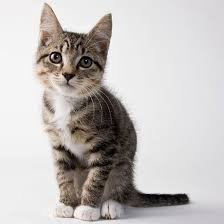
#> input picture cat.jpg, 224 x 224 px
$ python Chapter2.py
#> lines starting #> are read from the running program, lines starting #| are printed output that depends on the picture; after the words box and inside, x2 and y2 are one past the last pixel; in counts of white or black regions, pixels touching at a corner belong together
import cv2
import numpy as np

img = cv2.imread('cat.jpg')
#> img is the input picture: shape (224, 224, 3); mean B, G, R 188.3, 190.4, 194.5

kernel = np.ones((5,5), np.uint8)


imgGray = cv2.cvtColor(img, cv2.COLOR_BGR2GRAY)
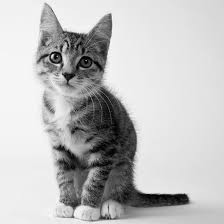
#> imgGray: shape (224, 224); min 0, max 254, mean 191.3

imgBlur = cv2.GaussianBlur(imgGray,(7,7), 0)
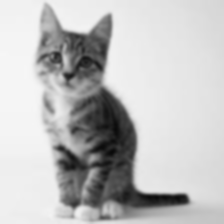
#> imgBlur: shape (224, 224); min 9, max 246, mean 191.3

#Find the edge of image
imgCanny = cv2.Canny(img, 150,200)
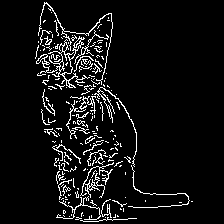
#> imgCanny: shape (224, 224); 6.8% white in thin lines or dots, all inside (x1, y1, x2, y2) = (35, 2, 193, 222)

#Thickness of image of edge
imgDilation = cv2.dilate(imgCanny , kernel, iterations=2) #iteration: how much
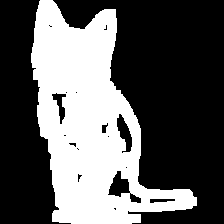
#> imgDilation: shape (224, 224); 36.5% white; 1 white region, box (x1, y1, x2, y2) and area: (31, 0, 197, 224) 18314

#make it thinner
imgEroded = cv2.erode(imgDilation, kernel, iterations=1)
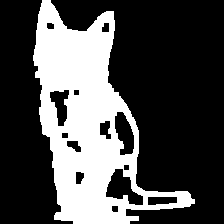
#> imgEroded: shape (224, 224); 30.5% white; 1 white region, box (x1, y1, x2, y2) and area: (33, 0, 195, 224) 15325


# cv2.imshow('Gray Image', imgGray)
#
# cv2.imshow('Blur Image', imgBlur)

cv2.imshow('Canny Image', imgCanny)
cv2.imshow('Dilation Image', imgDilation)
cv2.imshow('Eroded Image', imgEroded)

cv2.waitKey(0)
